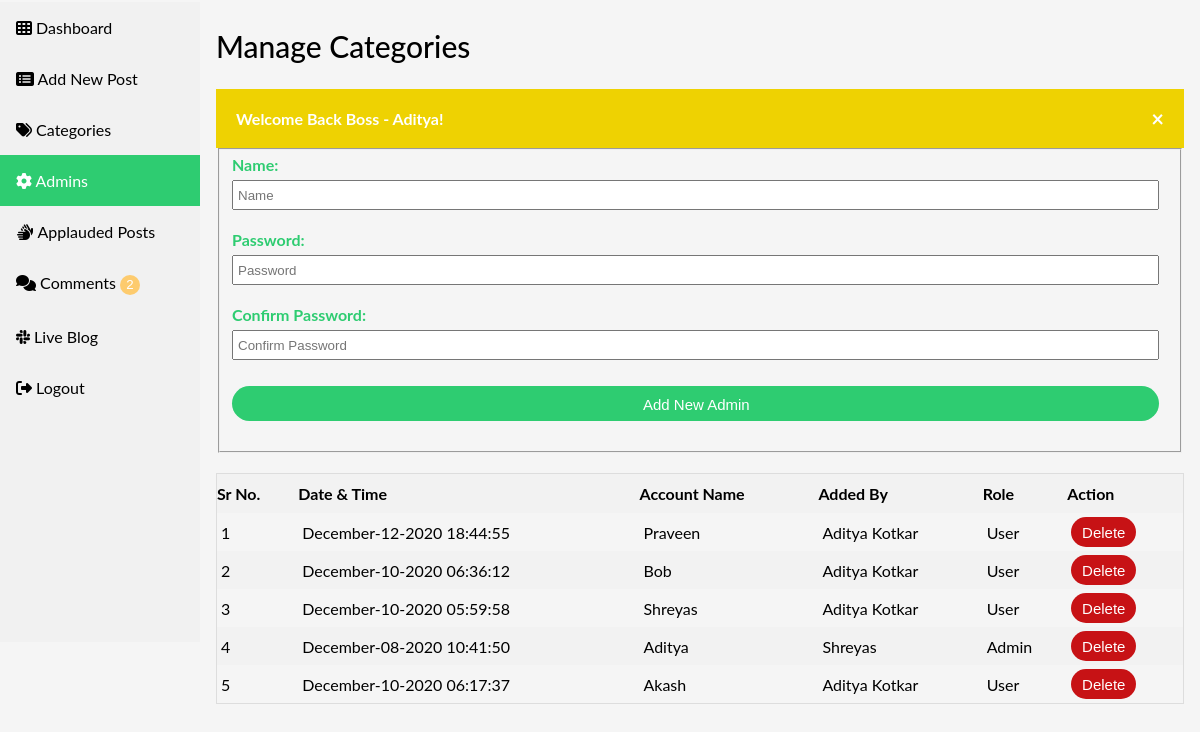
The app's page /Admins.php (signed in), older data.
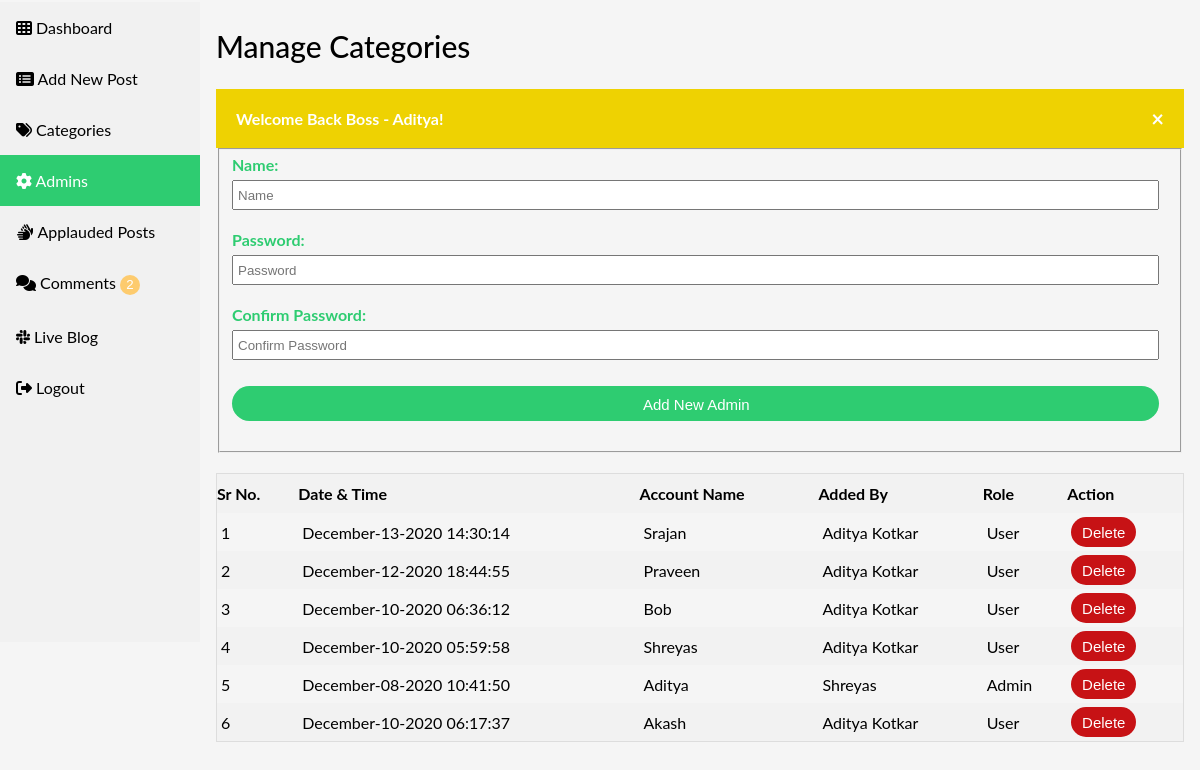
The same page, newer data.
### tables this page shows
CREATE TABLE `registration` (
  `id` int(10) NOT NULL,
  `datetime` varchar(50) NOT NULL,
  `addedby` varchar(200) NOT NULL,
  `username` varchar(200) NOT NULL,
  `password` varchar(200) NOT NULL,
  `role` varchar(10) NOT NULL
);

### Admins.php (the view, shortened to what this page needs)
<?php require_once("include/Sessions.php"); ?>
<?php require_once("include/Functions.php"); ?>
<!DOCTYPE html>
<html lang="en">
<head>
    <link rel="stylesheet" href="css/adminStyles.css">
</head>
<body>
<div class="mid">
    <div class="sidebar">
        <a href="dashboard.php"><i class="fas fa-th"></i> Dashboard</a>
        <a href="AddNewPost.php"><i class="fas fa-list-alt"></i> Add New Post</a>
        <a href="Categories.php"><i class="fas fa-tags"></i> Categories</a>
        <a class="active" href="Admins.php"><i class="fas fa-cog"></i></i> Admins</a>
        <a href="Applause.php"><i class="fas fa-sign-language"></i> Applauded Posts</a>
        <a href="Comments.php">
            <i class="fas fa-comments"></i> Comments
            <?php
                $QueryDisApproved = "SELECT COUNT(*) from comments WHERE status='OFF' ";
                $ExecuteDisApproved = $Connection->query($QueryDisApproved);
                $RowsDisApproved = $ExecuteDisApproved->fetch_assoc();
                $TotalDisApproved = array_shift($RowsDisApproved);
                if($TotalDisApproved){
            ?>
            <button class="cmt_y">
                <?php echo $TotalDisApproved; ?>
            </button>
            <?php } ?>
        </a>
        <a href="Blog.php"><i class="fab fa-slack"></i> Live Blog</a>
        <a href="Logout.php"><i class="fas fa-sign-out-alt"></i> Logout</a>
    </div>
</div>
<div class="topp">
    <div class="content">
        <h2>Manage Categories</h2>
        <?php echo Message(); echo SuccessMessage(); ?>
        <form action="Admins.php" method="post">
            <fieldset>
                <h4>Name:</h4>
                <input type="text" name="Username" id="Name" placeholder="Name">
                <h4>Password:</h4>
                <input type="password" name="Password" id="Name" placeholder="Password">
                <h4>Confirm Password:</h4>
                <input type="password" name="ConfirmPassword" id="Name" placeholder="Confirm Password">
                <input type="Submit" name="Submit" id="add" value="Add New Admin">
            </fieldset>
        </form>
        <table>
            <tr>
                <th>Sr No.</th>
                <th>Date & Time</th>
                <th>Account Name</th>
                <th>Added By</th>
                <th>Role</th>
                <th>Action</th>
            </tr>
            <?php
                $ViewQuery = "SELECT * FROM registration ORDER BY id desc";
                $Execute = $Connection->query($ViewQuery);
                $SrNo = 0;
                while($DataRows = $Execute->fetch_assoc()){
                    $Id = $DataRows["id"];
                    $DateTime = $DataRows["datetime"];
                    $Name = $DataRows["username"];
                    $CreatorName = $DataRows["addedby"];
                    $Role = $DataRows["role"];
                    $SrNo++;
            ?>
            <tr>
                <td><?php echo $SrNo; ?></td>
                <td><?php echo $DateTime; ?></td>
                <td><?php echo $Name; ?></td>
                <td><?php echo $CreatorName; ?></td>
                <td><?php echo $Role; ?></td>
                <td>
                    <button class="del">
                        <a href="DeleteAdmin.php?id=<?php echo $Id; ?>">Delete</a>
                    </button>
                </td>
            </tr>
            <?php } ?>
        </table>
    </div>
</div>
</body>
</html>

### include/Sessions.php (shortened to what this page needs)
<?php
    function SuccessMessage(){
        if(isset($_SESSION["SuccessMessage"])){
            $Output = '
            <div class="success">
                <span class="closebtn" onclick="this.parentElement.style.display="none";">&times;</span>
                <strong> '.htmlentities($_SESSION["SuccessMessage"]).'</strong>
            </div>
            ';
            return $Output;
        }
    }
?>

### css/adminStyles.css (style rules this page uses)
body { background: #f5f5f5; }

### include/Sessions.php (style rules this page uses)
.success { padding: 20px; background-color: #eed202; color: white; }
.closebtn { margin-left: 15px; color: white; font-weight: bold; float: right; font-size: 22px; line-height: 20px; cursor: pointer; transition: 0.3s; }

### Admins.php (style rules this page uses)
body { margin: 0; font-family: "Lato", sans-serif; }
.cmt_y { background-color: #fdcb6e; border: none; border-radius: 40px; height: 20px; width:20px; color: white; }
.mid { padding-top: 2px; }
.sidebar { margin: 0; padding: 0; width: 200px; background-color: #f1f1f1; position: absolute; height: 80%; overflow: auto; }
.sidebar a { display: block; color: black; padding: 16px; text-decoration: none; }
.sidebar a.active { background-color: #2ECC71; color: white; }
div.content { margin-left: 200px; padding: 1px 16px; height: auto; margin-bottom: 40px; }
h2 { font-weight: 500; font-size: 30px; }
table { margin-top: 20px; border-collapse: collapse; border-spacing: 0; width: 100%; border: 1px solid #ddd; }
th { text-align: left; padding: 10px 8px 10px 0; }
td { text-align: left; padding: 4px; }
th:first-child, td:first-child { text-align: left; }
tr:nth-child(odd) { background-color: #f2f2f2 }
.del { background-color: #c71215; border: none; border-radius: 30px; height: 30px; width:65px; color: white; font-size: 15px; }
.del a { text-decoration: none; color: white; }
input { height:30px; width:99%; margin-top: 6px; margin-bottom: 20px; text-indent: 2px; }
h4 { color: #2ECC71; margin:0; }
#add { color: white; background-color: #2ECC71; border: none; border-radius: 30px; padding-bottom: 20px; text-align: center; padding-top: 10px; height:35px; font-size: 15px; }

Row changes from the older to the newer data that the page shows:
added registration: datetime "December-13-2020 14:30:14", username "Srajan", addedby "Aditya Kotkar", role "User"
